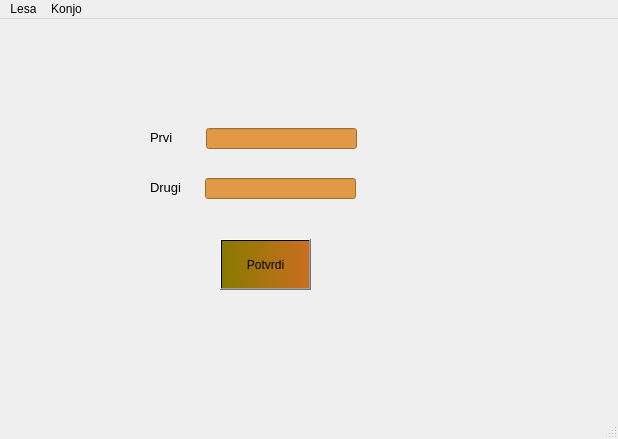
<?xml version="1.0" encoding="UTF-8"?>
<ui version="4.0">
 <class>MainWindow</class>
 <widget class="QMainWindow" name="MainWindow">
  <property name="geometry">
   <rect>
    <x>0</x>
    <y>0</y>
    <width>618</width>
    <height>439</height>
   </rect>
  </property>
  <property name="windowTitle">
   <string>Lesa</string>
  </property>
  <property name="animated">
   <bool>true</bool>
  </property>
  <property name="dockOptions">
   <set>QMainWindow::AllowTabbedDocks|QMainWindow::AnimatedDocks</set>
  </property>
  <widget class="QWidget" name="centralwidget">
   <widget class="QLineEdit" name="prvi_input">
    <property name="geometry">
     <rect>
      <x>206</x>
      <y>109</y>
      <width>151</width>
      <height>21</height>
     </rect>
    </property>
    <property name="styleSheet">
     <string notr="true">background-color: rgb(226, 153, 70);
color: rgb(255, 255, 255);</string>
    </property>
   </widget>
   <widget class="QLabel" name="prvi_label">
    <property name="geometry">
     <rect>
      <x>150</x>
      <y>110</y>
      <width>51</width>
      <height>16</height>
     </rect>
    </property>
    <property name="minimumSize">
     <size>
      <width>10</width>
      <height>10</height>
     </size>
    </property>
    <property name="sizeIncrement">
     <size>
      <width>0</width>
      <height>0</height>
     </size>
    </property>
    <property name="font">
     <font>
      <pointsize>10</pointsize>
      <weight>50</weight>
      <bold>false</bold>
     </font>
    </property>
    <property name="toolTip">
     <string/>
    </property>
    <property name="autoFillBackground">
     <bool>false</bool>
    </property>
    <property name="frameShape">
     <enum>QFrame::NoFrame</enum>
    </property>
    <property name="frameShadow">
     <enum>QFrame::Plain</enum>
    </property>
    <property name="text">
     <string>Prvi</string>
    </property>
    <property name="wordWrap">
     <bool>false</bool>
    </property>
   </widget>
   <widget class="QLabel" name="drugi_label">
    <property name="geometry">
     <rect>
      <x>150</x>
      <y>160</y>
      <width>41</width>
      <height>16</height>
     </rect>
    </property>
    <property name="minimumSize">
     <size>
      <width>10</width>
      <height>10</height>
     </size>
    </property>
    <property name="font">
     <font>
      <pointsize>10</pointsize>
     </font>
    </property>
    <property name="text">
     <string>Drugi</string>
    </property>
   </widget>
   <widget class="QPushButton" name="button">
    <property name="geometry">
     <rect>
      <x>220</x>
      <y>220</y>
      <width>91</width>
      <height>51</height>
     </rect>
    </property>
    <property name="autoFillBackground">
     <bool>false</bool>
    </property>
    <property name="styleSheet">
     <string notr="true">background-color: qlineargradient(spread:pad, x1:0, y1:0.494, x2:1, y2:0.466, stop:0 rgba(137, 121, 0, 255), stop:1 rgba(201, 111, 32, 255));</string>
    </property>
    <property name="text">
     <string>Potvrdi</string>
    </property>
    <property name="autoExclusive">
     <bool>false</bool>
    </property>
    <property name="autoDefault">
     <bool>false</bool>
    </property>
    <property name="default">
     <bool>false</bool>
    </property>
    <property name="flat">
     <bool>false</bool>
    </property>
   </widget>
   <widget class="QLineEdit" name="drugi_input">
    <property name="geometry">
     <rect>
      <x>205</x>
      <y>159</y>
      <width>151</width>
      <height>21</height>
     </rect>
    </property>
    <property name="styleSheet">
     <string notr="true">background-color: rgb(226, 153, 70);
color: rgb(255, 255, 255);</string>
    </property>
   </widget>
   <widget class="QLabel" name="output_label">
    <property name="enabled">
     <bool>true</bool>
    </property>
    <property name="geometry">
     <rect>
      <x>130</x>
      <y>320</y>
      <width>421</width>
      <height>41</height>
     </rect>
    </property>
    <property name="font">
     <font>
      <pointsize>14</pointsize>
     </font>
    </property>
    <property name="text">
     <string/>
    </property>
   </widget>
  </widget>
  <widget class="QMenuBar" name="menubar">
   <property name="geometry">
    <rect>
     <x>0</x>
     <y>0</y>
     <width>618</width>
     <height>21</height>
    </rect>
   </property>
   <widget class="QMenu" name="menuLesa">
    <property name="title">
     <string>Lesa</string>
    </property>
    <widget class="QMenu" name="menuSad">
     <property name="title">
      <string>sad</string>
     </property>
     <addaction name="actionSadas"/>
     <addaction name="actionSda"/>
     <addaction name="actionAsd"/>
    </widget>
    <addaction name="separator"/>
    <addaction name="actionSdsa"/>
    <addaction name="menuSad"/>
   </widget>
   <widget class="QMenu" name="menuKonjo">
    <property name="title">
     <string>Konjo</string>
    </property>
    <addaction name="separator"/>
    <addaction name="separator"/>
   </widget>
   <addaction name="menuLesa"/>
   <addaction name="menuKonjo"/>
  </widget>
  <widget class="QStatusBar" name="statusbar"/>
  <action name="actionSdsa">
   <property name="text">
    <string>sdsa</string>
   </property>
  </action>
  <action name="actionSadas">
   <property name="text">
    <string>sadas</string>
   </property>
  </action>
  <action name="actionSda">
   <property name="text">
    <string>sda</string>
   </property>
  </action>
  <action name="actionAsd">
   <property name="text">
    <string>asd</string>
   </property>
  </action>
 </widget>
 <resources/>
 <connections/>
</ui>
